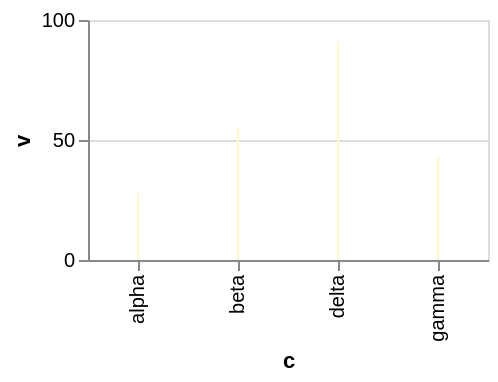

This figure's Vega-Lite source:
### Vega-Lite specification from a JSON file in a GitHub repository (floating-point values rounded to 4 significant figures)
{"$schema": "https://vega.github.io/schema/vega-lite/v6.json", "width": 200, "height": 120, "data": {"values": [{"c": "alpha", "v": 28, "w": 3, "t": "2024-01-07"}, {"c": "beta", "v": 55, "w": 7, "t": "2024-03-19"}, {"c": "gamma", "v": 43, "w": 5, "t": "2024-06-02"}, {"c": "delta", "v": 91, "w": 9, "t": "2024-09-11"}]}, "mark": {"type": "rule", "stroke": "lemonchiffon"}, "encoding": {"x": {"field": "c", "type": "nominal"}, "y": {"field": "v", "type": "quantitative"}}}
